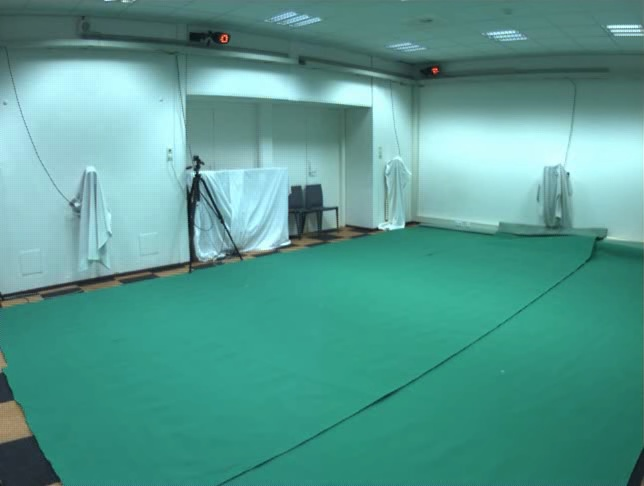
#> input picture data/cam1/background_images/backgroundGMM_cam1.jpg, 644 x 486 px
$ python prob_Thresholding.py
#> lines starting #> are read from the running program, lines starting #| are printed output that depends on the picture; after the words box and inside, x2 and y2 are one past the last pixel; in counts of white or black regions, pixels touching at a corner belong together
import cv2
import numpy as np
import os

def automatic_threshold(diff_channel):
    # Calculate histogram of the difference image
    hist = cv2.calcHist([diff_channel], [0], None, [256], [0, 256])
    # Normalize histogram
    hist_norm = hist.ravel() / hist.max()
    Q = hist_norm.cumsum()

    bins = np.arange(256)

    fn_min = np.inf
    thresh = -1

    for i in range(1, 256):
        p1, p2 = np.hsplit(hist_norm, [i])  # probabilities
        q1, q2 = Q[i], Q[255] - Q[i]  # cum sum of classes
        if q1 < 1.e-6 or q2 < 1.e-6:
            continue
        b1, b2 = np.hsplit(bins, [i])  # weights
        # finding means and variances
        m1, m2 = np.sum(p1 * b1) / q1, np.sum(p2 * b2) / q2
        v1, v2 = np.sum(((b1 - m1) ** 2) * p1) / q1, np.sum(((b2 - m2) ** 2) * p2) / q2
        # calculates the minimization function
        fn = v1 * q1 + v2 * q2
        if fn < fn_min:
            fn_min = fn
            thresh = i
    # Return the optimal threshold value found
    print('Best threshold vals:{i} ', thresh, '\n volgende: \n')
    return thresh


def background_subtraction(base_path='data'):
#> called with base_path = 'data'
    camera_dirs = ['cam1', 'cam2', 'cam3', 'cam4']  # Camera folders

    for cam_dir in camera_dirs:
        background_path = os.path.join(base_path, cam_dir, f'background_images/backgroundGMM_{cam_dir}.jpg')
        video_path = os.path.join(base_path, cam_dir, 'video.avi')

        # Load the background image
        background_img = cv2.imread(background_path)
#> background_img is the input picture: shape (486, 644, 3); mean B, G, R 144.6, 154.3, 85.2
        if background_img is None:
            print(f"Failed for {cam_dir}")
            continue

        """
        Niet zeker of blur ook bij background immage moet worden toegepast?
        """
        # Gaussian blur >> the background image
        gaus_blur_background_img = cv2.GaussianBlur(background_img, (5, 5), 0)
        # IMG to HSV
        background_hsv = cv2.cvtColor(gaus_blur_background_img, cv2.COLOR_BGR2HSV)
#> background_hsv: shape (486, 644, 3); mean H, S, V 86, 120.5, 155.4

        # Open video
        cap = cv2.VideoCapture(video_path)
        if not cap.isOpened():
            print(f"Failed to open video for {cam_dir}")
            continue

        # Go through each frame
        while True:
            ret, frame = cap.read()
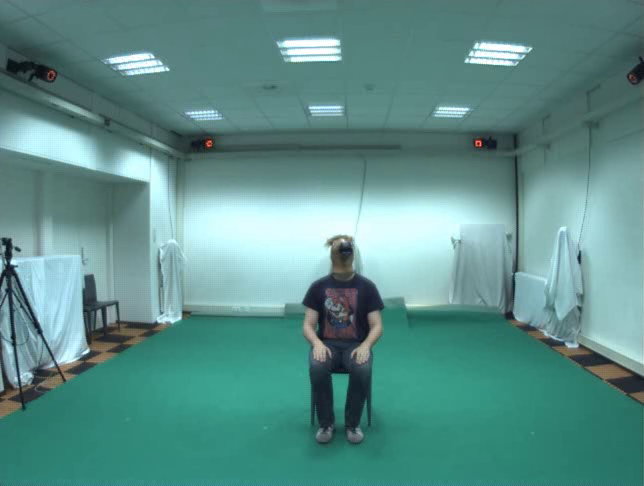
#> input picture frame 42 of data/cam2/video.avi, 644 x 486 px
#> frame is the input picture: shape (486, 644, 3); mean B, G, R 137.7, 142.8, 92.7
            if not ret:
                break

            # Gaussian blur >> reduces noise (applied to the whole frame. could try applying after the frames are splitted?)
            gaus_blur = cv2.GaussianBlur(frame, (5, 5), 0)

            # Convert blurred current frame to HSV
            frame_hsv = cv2.cvtColor(gaus_blur, cv2.COLOR_BGR2HSV)
#> frame_hsv: shape (486, 644, 3); mean H, S, V 87.1, 96.1, 144.1

            # Split frames
            frame_h, frame_s, frame_v = cv2.split(frame_hsv)
            background_h, background_s, background_v = cv2.split(background_hsv)
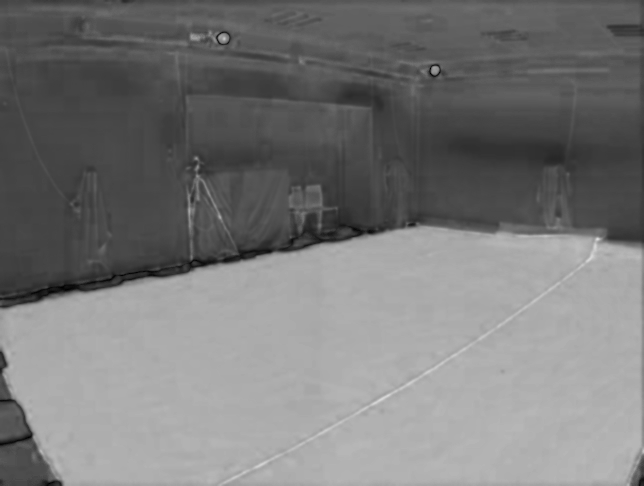
#> background_s: shape (486, 644); min 0, max 220, mean 120.5
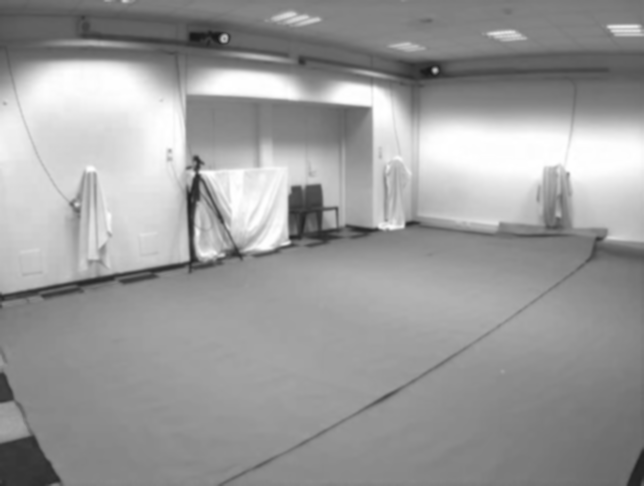
#> background_v: shape (486, 644); min 24, max 255, mean 155.4

            # Thresholding automatically:
            # abs difference and then automatic thresholding
            ### H
            diff_h = cv2.absdiff(frame_h, background_h)
            thresh_h = automatic_threshold(diff_h)
#> in automatic_threshold, `hist = cv2.calcHist([diff_channel], [0], None, [256], [0, 256])`: hist = 256 values, max 60756 at index 1, min 0 at index 99, mean 1222.6
#> in automatic_threshold, `hist_norm = hist.ravel() / hist.max()`: hist_norm = 256 values, max 1 at index 1, min 0 at index 99, mean 0.0201
#> in automatic_threshold, `Q = hist_norm.cumsum()`: Q = 256 values from 0.849 to 5.15
#> the loop in automatic_threshold, `for i in range(1, 256):` made 255 passes
#> (p1, q1, q2, m1, m2, v1, v2, fn) on passes 1 to 6: ([0.849], 1.85, 3.3, 0, 9.38, 0, 206.7, 682.6), ([0.849, 1], 2.41, 2.74, 0.414, 10.95, 0.203, 227.7, 624.1), ([0.849, 1, 0.564], 2.88, 2.27, 0.739, 12.71, 0.496, 260.2, 592.2), ([0.849, 1, 0.564, 0.468], 3.26, 1.89, 1.08, 14.54, 0.98, 296.2, 562.5), ([0.849, 1, 0.564, 0.468, 0.382], 3.6, 1.56, 1.41, 16.67, 1.61, 342, 537.8), ([0.849, 1, 0.564, 0.468, 0.382, 0.333], 3.9, 1.25, 1.72, 19.43, 2.41, 406.5, 517.1)
#> (q1, q2, m1, m2, v1, v2, fn, fn_min) on passes 10 to 15: (4.6, 0.546, 2.88, 32.46, 6.66, 624.4, 371.9, 371.9), (4.67, 0.478, 3.04, 35.07, 7.56, 630.1, 336.8, 336.8), (4.73, 0.422, 3.16, 38.01, 8.36, 641.4, 310.1, 310.1), (4.77, 0.382, 3.28, 40.13, 9.2, 619.7, 280.9, 280.9), (4.79, 0.357, 3.37, 41.53, 9.91, 588.5, 257.8, 257.8), (4.81, 0.34, 3.43, 42.56, 10.46, 565, 242.7, 242.7)
#> after the loop in automatic_threshold, `for i in range(1, 256):`: fn_min = 138.6; thresh = 34
#| Best threshold vals:{i}  34
#|  volgende:
#> thresh_h = 34
            _, fg_mask_h = cv2.threshold(diff_h, thresh_h, 255, cv2.THRESH_BINARY)
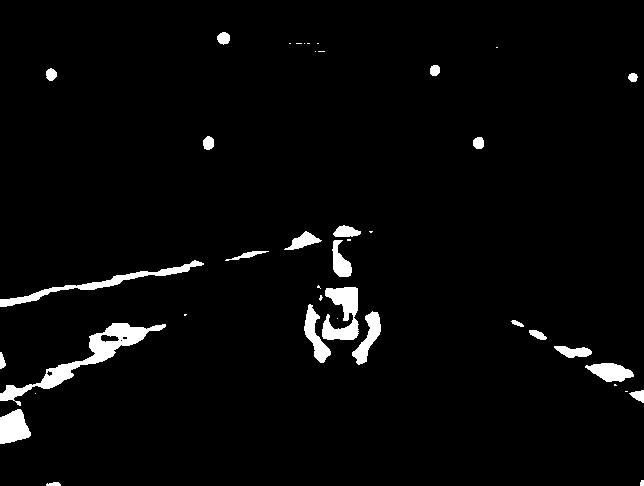
#> fg_mask_h: shape (486, 644); 3.2% white; 41 white regions (17 under 20 px), largest, box (x1, y1, x2, y2) and area: (0, 323, 166, 406) 2314, (322, 287, 359, 340) 1232, (0, 260, 204, 307) 1226

            ### S
            diff_s = cv2.absdiff(frame_s, background_s)
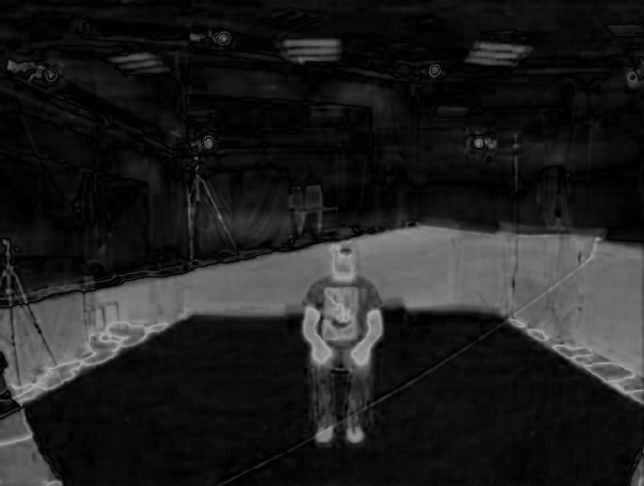
#> diff_s: shape (486, 644); min 0, max 176, mean 31.4
            thresh_s = automatic_threshold(diff_s)
#> the loop in automatic_threshold (call 2), `for i in range(1, 256):` made 255 passes
#> (p1, q1, q2, m1, m2, v1, v2, fn) on passes 1 to 6: ([0.263], 0.813, 17.32, 0, 32.84, 0, 1650.2, 28584.5), ([0.263, 0.551], 1.36, 16.77, 0.404, 33.88, 0.175, 1672, 28046.6), ([0.263, 0.551, 0.548], 1.91, 16.22, 0.86, 34.96, 0.479, 1696, 27513), ([0.263, 0.551, 0.548, 0.553], 2.49, 15.65, 1.33, 36.14, 0.931, 1724, 26976.3), ([0.263, 0.551, 0.548, 0.553, 0.576], 3.11, 15.03, 1.81, 37.47, 1.54, 1757.3, 26417.6), ([0.263, 0.551, 0.548, 0.553, 0.576, 0.615], 3.79, 14.34, 2.29, 39.05, 2.33, 1799.7, 25820.3)
#> (q1, q2, m1, m2, v1, v2, fn, fn_min) on passes 9 to 14: (6.37, 11.76, 3.98, 46.2, 5.72, 1985.7, 23394.9, 23394.9), (7.37, 10.76, 4.55, 49.73, 7.08, 2071.7, 22351, 22351), (8.32, 9.81, 5.23, 53.52, 8.61, 2134.7, 21022.5, 21022.5), (9.25, 8.89, 5.84, 57.93, 10.12, 2196.4, 19612.5, 19612.5), (10.06, 8.07, 6.47, 62.4, 11.77, 2210.2, 17957.5, 17957.5), (10.74, 7.4, 7.05, 66.65, 13.44, 2174.2, 16228.9, 16228.9)
#| Best threshold vals:{i}  60
#|  volgende:
            _, fg_mask_s = cv2.threshold(diff_s, thresh_s, 255, cv2.THRESH_BINARY)
#> fg_mask_s: shape (486, 644); 20.1% white; 90 white regions (62 under 20 px), largest, box (x1, y1, x2, y2) and area: (0, 223, 644, 407) 56600, (0, 409, 62, 486) 2872, (285, 40, 338, 54) 524

            ### V
            diff_v = cv2.absdiff(frame_v, background_v)
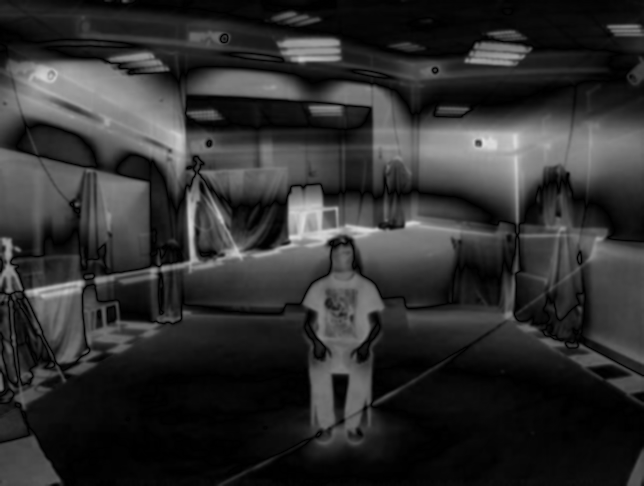
#> diff_v: shape (486, 644); min 0, max 225, mean 47.2
            thresh_v = automatic_threshold(diff_v)
#| Best threshold vals:{i}  63
#|  volgende:
            _, fg_mask_v = cv2.threshold(diff_v, thresh_v, 255, cv2.THRESH_BINARY)
#> fg_mask_v: shape (486, 644); 31.2% white; 86 white regions (37 under 20 px), largest, box (x1, y1, x2, y2) and area: (0, 60, 337, 195) 19320, (321, 83, 644, 224) 19054, (94, 175, 509, 289) 15563

            # Combine channels and refine mask using morphology
            fg_mask_combined = cv2.bitwise_or(fg_mask_h, fg_mask_s)
#> fg_mask_combined: shape (486, 644); 20.9% white; 66 white regions (35 under 20 px), largest, box (x1, y1, x2, y2) and area: (0, 223, 644, 407) 56820, (0, 409, 62, 486) 2948, (0, 260, 204, 307) 1300
            fg_mask_combined = cv2.bitwise_or(fg_mask_combined, fg_mask_v)
#> fg_mask_combined: shape (486, 644); 42.6% white; 49 white regions (20 under 20 px), largest, box (x1, y1, x2, y2) and area: (0, 175, 644, 446) 73605, (0, 60, 337, 195) 19367, (321, 83, 644, 224) 19055


            """
            # abs difference between current frame & background per channel
            diff_h = cv2.absdiff(frame_h, background_h)
            diff_s = cv2.absdiff(frame_s, background_s)
            diff_v = cv2.absdiff(frame_v, background_v)

            # Threshold > per channel
            #thresh = 30  # SINGLE FRAME
            # Apply thresholding for each channel
            thresh_h = 40
            thresh_s = 40
            thresh_v = 50

            # Thresholding for difference for foreground mask >> per HSV
            _, fg_mask_h = cv2.threshold(diff_h, thresh_h, 255, cv2.THRESH_BINARY)
            _, fg_mask_s = cv2.threshold(diff_s, thresh_s, 255, cv2.THRESH_BINARY)
            _, fg_mask_v = cv2.threshold(diff_v, thresh_v, 255, cv2.THRESH_BINARY)

            # Combine channels: bitwise_and en bitwise_or
            fg_mask_combined = cv2.bitwise_or(fg_mask_h, fg_mask_s)
            fg_mask_combined = cv2.bitwise_or(fg_mask_combined, fg_mask_v)

            """

            # Optionally >> apply morphological operations to "clean" foreground mask
            # moet nog ff gefinetuned worden ?!?1
            kernel = np.ones((3,3), np.uint8)
            # op gecombineerde
            fg_mask_combined = cv2.erode(fg_mask_combined, kernel, iterations=1)
#> fg_mask_combined: shape (486, 644); 39.5% white; 42 white regions (15 under 20 px), largest, box (x1, y1, x2, y2) and area: (0, 176, 644, 444) 68774, (0, 61, 335, 193) 18041, (323, 84, 644, 222) 18004
            fg_mask_combined = cv2.dilate(fg_mask_combined, kernel, iterations=1)
#> fg_mask_combined: shape (486, 644); 42.4% white; 36 white regions (5 under 20 px), largest, box (x1, y1, x2, y2) and area: (0, 175, 644, 445) 72789, (0, 60, 336, 194) 19323, (322, 83, 644, 223) 19028


            # Als je deze in de imshow stopt ipv fg_mask_combined zie je de echte foto (kunnen we beter de gaten zien)
            frame_real = cv2.bitwise_and(frame, frame, mask=fg_mask_combined)
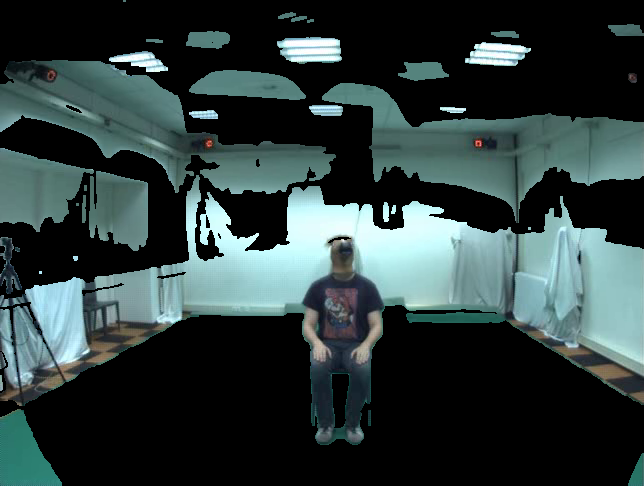
#> frame_real: shape (486, 644, 3); mean B, G, R 60.7, 61.1, 46.6

            # foreground mask
            # fg_mask_combined voor zwart wit, frame_real voor de echte foto foreground
            cv2.imshow(f'Foreground for {cam_dir}', fg_mask_combined)
            if cv2.waitKey(0) & 0xFF == ord('q'):  # q klikken om door te gaan
#> (key q is pressed here)
                break

        cap.release()
    cv2.destroyAllWindows()

background_subtraction('data')
